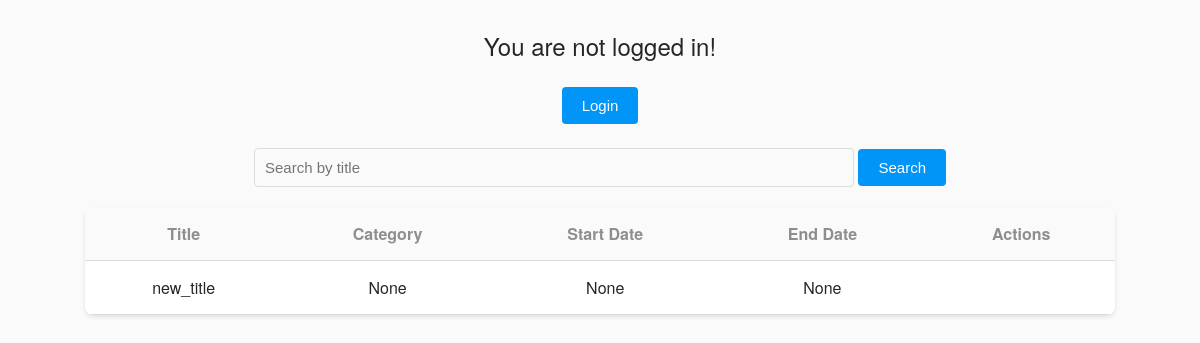
Before: /?page=2 with the older database file.
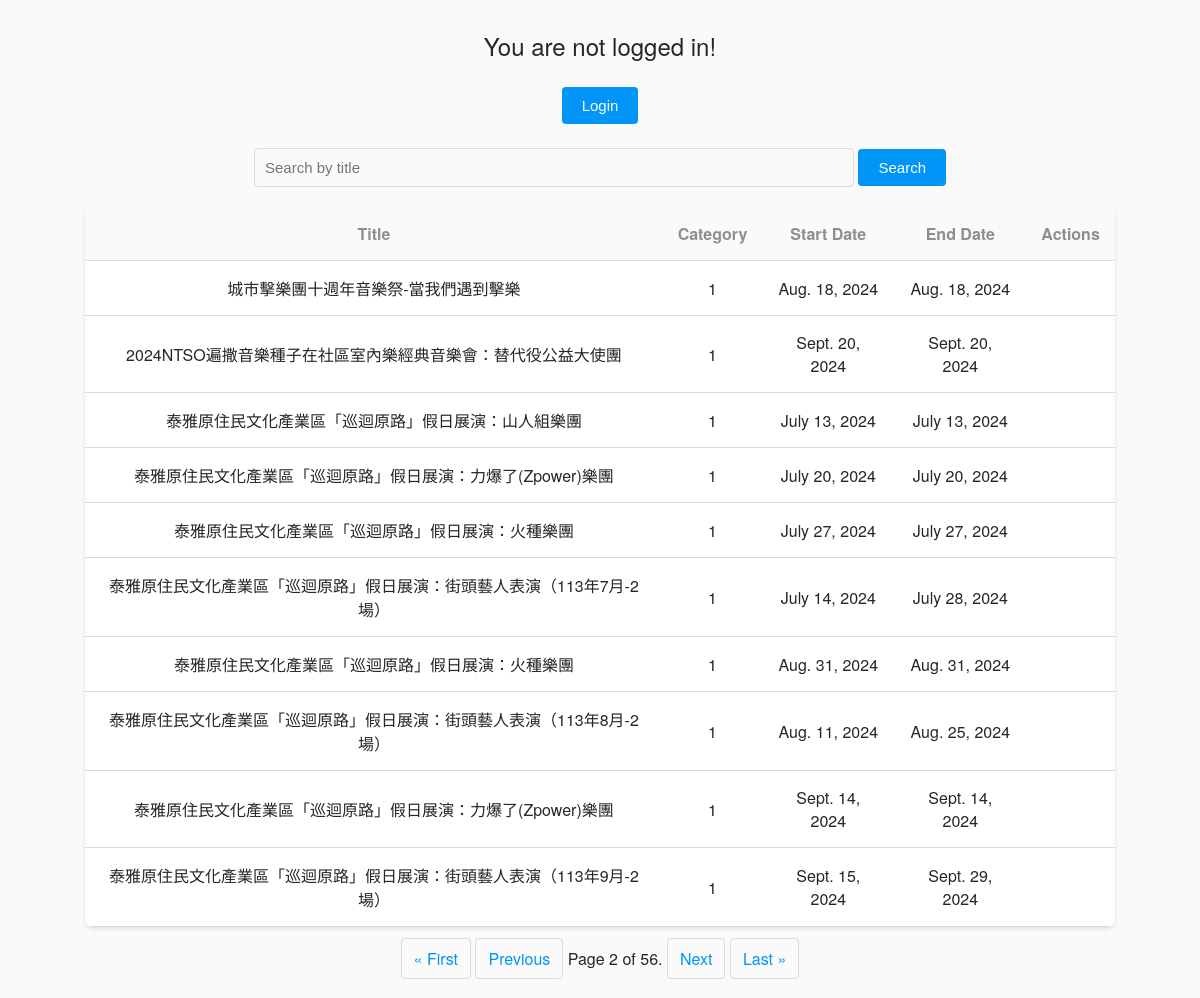
After: the same page with the newer database file.
### myapp/models.py (models this page shows)
class Event(models.Model):
    title = models.CharField(max_length=255)
    uid = models.CharField(max_length=24, unique=True, null=True)
    version = models.CharField(max_length=100, blank=True, null=True)
    category = models.CharField(max_length=100, blank=True, null=True)
    imageUrl = models.CharField(max_length=500, blank=True, null=True)
    webSales = models.CharField(max_length=255, blank=True, null=True)
    sourceWebPromote = models.CharField(max_length=255, blank=True, null=True)
    comment = models.TextField(blank=True, null=True)
    editModifyDate = models.DateTimeField(blank=True, null=True)
    sourceWebName = models.CharField(max_length=255, blank=True, null=True)
    startDate = models.DateField(blank=True, null=True)
    endDate = models.DateField(blank=True, null=True)
    hitRate = models.IntegerField(blank=True, null=True)

### myapp/views.py (the view)
# urls.py: 2. Add a URL to urlpatterns:  path('', views.home, name='home')
def home(request):
    events_list = Event.objects.all()
    paginator = Paginator(events_list, 10)  # Show 10 events per page
    page_number = request.GET.get('page')
    try:
        events = paginator.page(page_number)
    except PageNotAnInteger:
        events = paginator.page(1)
    except EmptyPage:
        events = paginator.page(paginator.num_pages)
    context = {
        'events': events,
        'user': request.user,
    }
    return render(request, 'home.html', context)

### templates/home.html (shortened to what this page needs)
{% block content %}
{% if user.is_authenticated %}
  <div class="welcome-message">
    Hello, {{ user.username }}!
  </div>
{% else %}
  <div class="welcome-message">
    <p>You are not logged in!</p>
    <form method="get" action="{% url 'login' %}">
      <button type="submit" class="login-button">Login</button>
    </form>
  </div>
{% endif %}
  <div class="search-form">
    <form method="get" action="/operation/">
      <input type="text" name="search" placeholder="Search by title" style="font-size: 15px;">
      <button type="submit" style="font-size: 15px;">Search</button>
    </form>
  </div>
  <div class="event-table-container">
    <table class="event-table">
      <thead>
        <tr>
          <th>Title</th>
          <th>Category</th>
          <th>Start Date</th>
          <th>End Date</th>
          <th>Actions</th>
        </tr>
      </thead>
      <tbody>
        {% for event in events %}
        <tr>
          <td>{{ event.title }}</td>
          <td>{{ event.category }}</td>
          <td>{{ event.startDate }}</td>
          <td>{{ event.endDate }}</td>
          <td>
          </td>
        </tr>
        {% endfor %}
      </tbody>
    </table>
  </div>
  {% if events.has_other_pages %}
    <div class="pagination">
      <span class="step-links">
        {% if events.has_previous %}
          <a href="?page=1">&laquo; First</a>
          <a href="?page={{ events.previous_page_number }}">Previous</a>
        {% endif %}
        <span class="current">
          Page {{ events.number }} of {{ events.paginator.num_pages }}.
        </span>
        {% if events.has_next %}
          <a href="?page={{ events.next_page_number }}">Next</a>
          <a href="?page={{ events.paginator.num_pages }}">Last &raquo;</a>
        {% endif %}
      </span>
    </div>
  {% endif %}
{% endblock %}

Changed rows visible on the page:
removed Event: title "new_title", category "None", startDate "None", endDate "None"
added Event: title "城市擊樂團十週年音樂祭-當我們遇到擊樂", category "1", startDate "Aug. 18, 2024", endDate "Aug. 18, 2024"
added Event: title "2024NTSO遍撒音樂種子在社區室內樂經典音樂會：替代役公益大使團", category "1", startDate "Sept. 20, 2024", endDate "Sept. 20, 2024"
added Event: title "泰雅原住民文化產業區「巡迴原路」假日展演：山人組樂團", category "1", startDate "July 13, 2024", endDate "July 13, 2024"
added Event: title "泰雅原住民文化產業區「巡迴原路」假日展演：力爆了(Zpower)樂團", category "1", startDate "July 20, 2024", endDate "July 20, 2024"
added Event: title "泰雅原住民文化產業區「巡迴原路」假日展演：火種樂團", category "1", startDate "July 27, 2024", endDate "July 27, 2024"
added Event: title "泰雅原住民文化產業區「巡迴原路」假日展演：街頭藝人表演（113年7月-2場）", category "1", startDate "July 14, 2024", endDate "July 28, 2024"
added Event: title "泰雅原住民文化產業區「巡迴原路」假日展演：火種樂團", category "1", startDate "Aug. 31, 2024", endDate "Aug. 31, 2024"
added Event: title "泰雅原住民文化產業區「巡迴原路」假日展演：街頭藝人表演（113年8月-2場）", category "1", startDate "Aug. 11, 2024", endDate "Aug. 25, 2024"
added Event: title "泰雅原住民文化產業區「巡迴原路」假日展演：力爆了(Zpower)樂團", category "1", startDate "Sept. 14, 2024", endDate "Sept. 14, 2024"
added Event: title "泰雅原住民文化產業區「巡迴原路」假日展演：街頭藝人表演（113年9月-2場）", category "1", startDate "Sept. 15, 2024", endDate "Sept. 29, 2024"
Other visible differences:
{{ events.number }}: (not shown) → "2"
{{ events.paginator.num_pages }}: (not shown) → "56"
text now shown: "« First Previous Page of . Next Last »"
